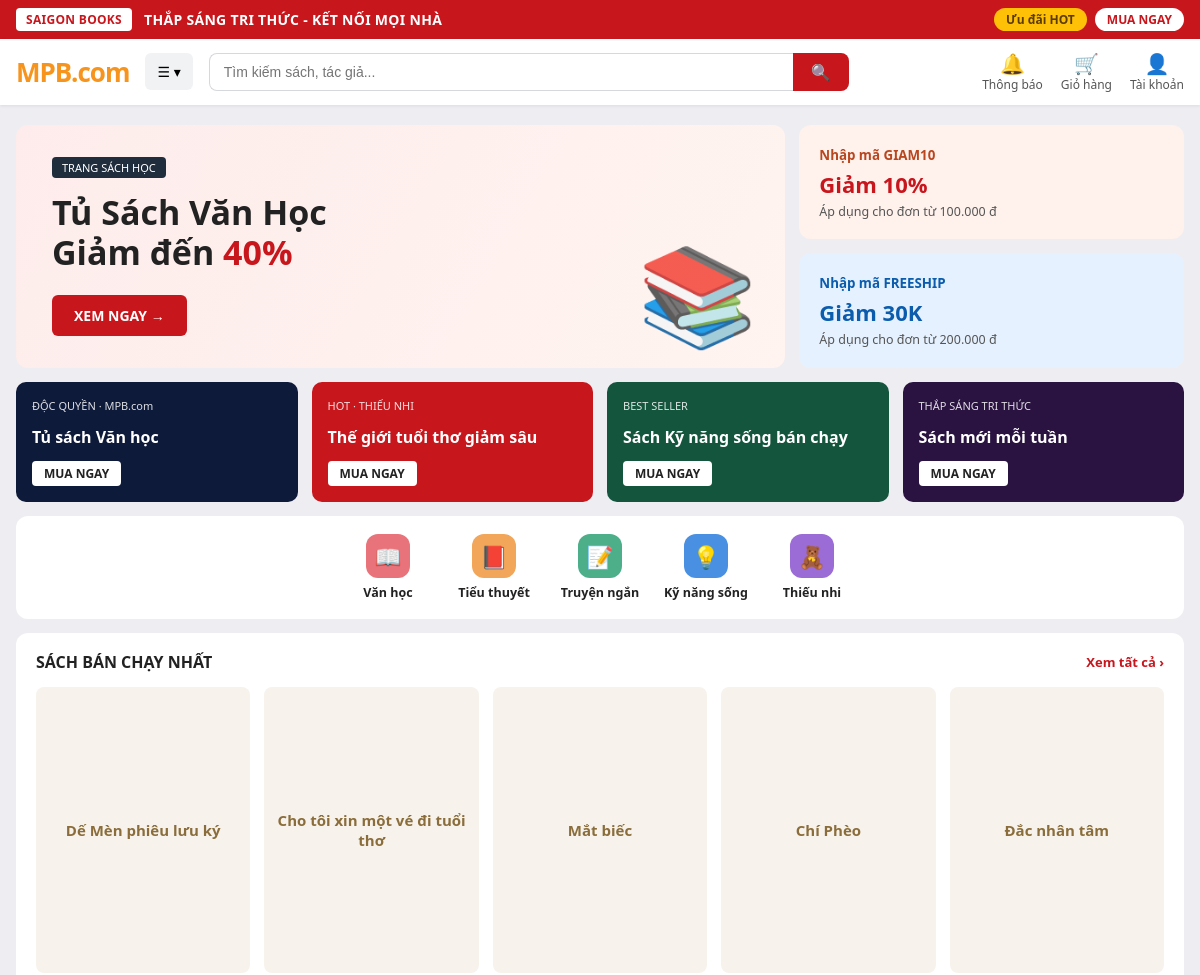
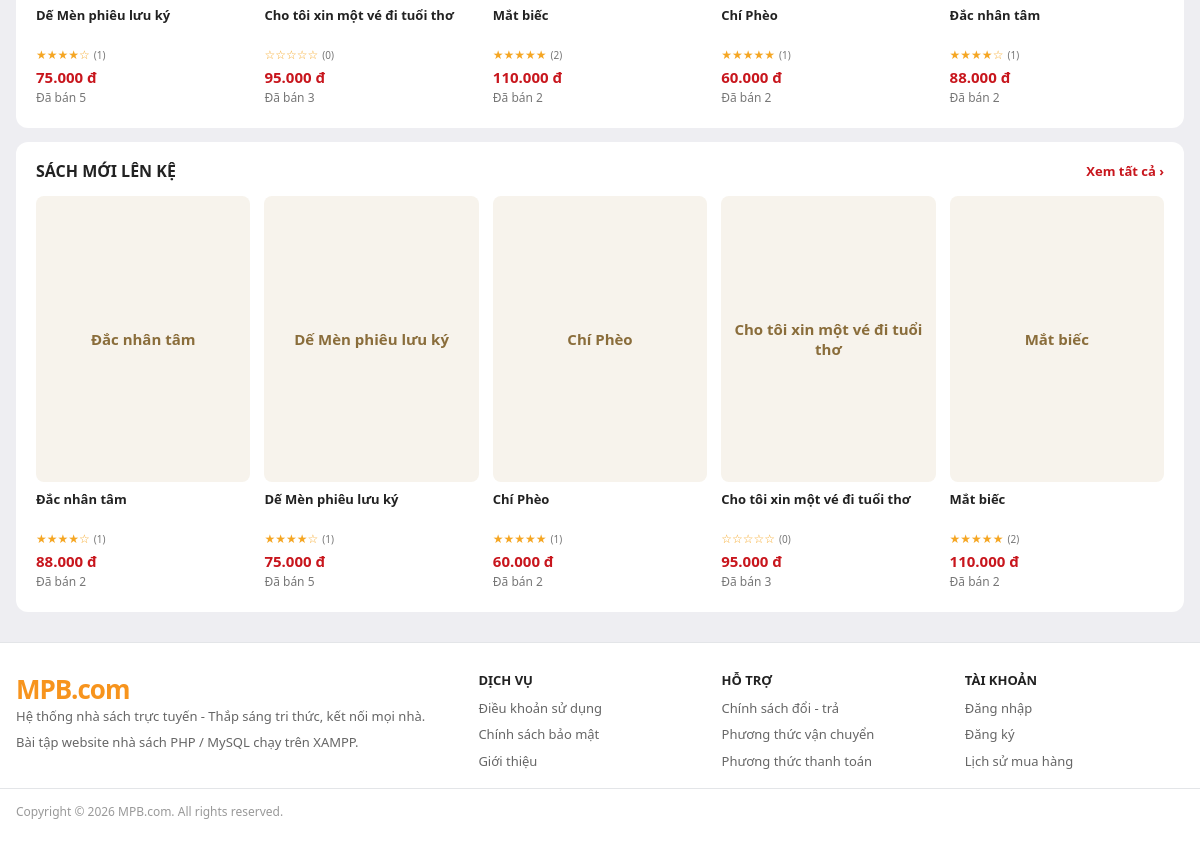
The page / on the database its author committed (2 pictures, top to bottom).
### tables this page shows
CREATE TABLE coupons (
  id             INT UNSIGNED AUTO_INCREMENT PRIMARY KEY,
  code           VARCHAR(50) NOT NULL,
  discount_type  ENUM('percent','fixed') NOT NULL,
  discount_value DECIMAL(12,0) NOT NULL,
  min_order      DECIMAL(12,0) NOT NULL DEFAULT 0,
  start_date     DATE NOT NULL,
  end_date       DATE NOT NULL,
  usage_limit    INT UNSIGNED NULL,
  used_count     INT UNSIGNED NOT NULL DEFAULT 0,
  per_user_limit INT UNSIGNED NULL DEFAULT 1,
  limit_period   ENUM('lifetime','month') NOT NULL DEFAULT 'lifetime',
  is_active      TINYINT(1) NOT NULL DEFAULT 1,
  UNIQUE KEY uq_coupons_code (code),
  CONSTRAINT chk_coupons_per_user CHECK (per_user_limit IS NULL OR per_user_limit > 0),
  CONSTRAINT chk_coupons_dates CHECK (end_date >= start_date),
  CONSTRAINT chk_coupons_value CHECK (
    (discount_type = 'percent' AND discount_value BETWEEN 1 AND 100)
    OR (discount_type = 'fixed' AND discount_value > 0)
  ),
  CONSTRAINT chk_coupons_min CHECK (min_order >= 0),
  CONSTRAINT chk_coupons_limit CHECK (usage_limit IS NULL OR used_count <= usage_limit)
);

CREATE TABLE categories (
  id        INT UNSIGNED AUTO_INCREMENT PRIMARY KEY,
  name      VARCHAR(100) NOT NULL,
  slug      VARCHAR(120) NOT NULL,
  parent_id INT UNSIGNED NULL,
  UNIQUE KEY uq_categories_slug (slug),
  CONSTRAINT fk_categories_parent FOREIGN KEY (parent_id)
    REFERENCES categories(id) ON DELETE SET NULL
);

CREATE TABLE books (
  id           INT UNSIGNED AUTO_INCREMENT PRIMARY KEY,
  title        VARCHAR(255) NOT NULL,
  slug         VARCHAR(255) NOT NULL,
  isbn         VARCHAR(20) NULL,
  description  TEXT,
  price        DECIMAL(12,0) NOT NULL,
  sale_price   DECIMAL(12,0) NULL,
  stock        INT UNSIGNED NOT NULL DEFAULT 0,
  cover_image  VARCHAR(255),
  pages        SMALLINT UNSIGNED,
  publish_year YEAR,
  publisher_id INT UNSIGNED NULL,
  status       ENUM('active','hidden','deleted') NOT NULL DEFAULT 'active',
  avg_rating   DECIMAL(3,2) NOT NULL DEFAULT 0.00,
  review_count INT UNSIGNED NOT NULL DEFAULT 0,
  sold_count   INT UNSIGNED NOT NULL DEFAULT 0,
  created_at   DATETIME NOT NULL DEFAULT CURRENT_TIMESTAMP,
  updated_at   DATETIME NOT NULL DEFAULT CURRENT_TIMESTAMP ON UPDATE CURRENT_TIMESTAMP,
  UNIQUE KEY uq_books_slug (slug),
  UNIQUE KEY uq_books_isbn (isbn),
  KEY idx_books_status_created (status, created_at),
  KEY idx_books_status_price (status, price),
  FULLTEXT KEY ft_books_title (title),
  CONSTRAINT fk_books_publisher FOREIGN KEY (publisher_id)
    REFERENCES publishers(id) ON DELETE SET NULL,
  CONSTRAINT chk_books_price CHECK (price >= 0),
  CONSTRAINT chk_books_sale_price CHECK (sale_price IS NULL OR (sale_price >= 0 AND sale_price <= price))
);

### functions.php (called while the page is built, shortened)
<?php
function e(?string $s): string
{
    return htmlspecialchars((string)$s, ENT_QUOTES, 'UTF-8');
}
function current_user(): ?array
{
    static $checked = false;
    if (!$checked) {
        $checked = true;
    }
    return $_SESSION['user'] ?? null;
}

### helpers.php (the view, shortened to what this page needs)
<?php
function money($n): string
{
    return number_format((float)$n, 0, ',', '.') . ' đ';
}
function final_price(array $b): float
{
    $price = (float)$b['price'];
    $sale  = $b['sale_price'] !== null ? (float)$b['sale_price'] : null;
    return ($sale !== null && $sale < $price) ? $sale : $price;
}
function discount_percent(array $b): int
{
    $price = (float)$b['price'];
    $final = final_price($b);
    return ($final < $price && $price > 0) ? (int)round((1 - $final / $price) * 100) : 0;
}
function stars_html(float $avg): string
{
    $n = (int)round($avg);
    $n = max(0, min(5, $n));
    return str_repeat('★', $n) . str_repeat('☆', 5 - $n);
}
function cover_url(array $b, string $prefix = ''): ?string
{
    $dir   = __DIR__ . '/uploads/covers/';
    $cands = [];
    $f = (string)($b['cover_image'] ?? '');
    $slug = (string)($b['slug'] ?? '');
    if ($slug !== '' && preg_match('/^[a-z0-9-]+$/', $slug)) {
        foreach (['jpg', 'jpeg', 'png', 'webp'] as $x) { $cands[] = $slug . '.' . $x; }
    }
    return null;
}
function cover_html(array $b, string $class = 'book-cover', string $prefix = '', int $titleLen = 40): string
{
    $url = cover_url($b, $prefix);
    $t = (string)($b['title'] ?? $b['book_title'] ?? '');
    return '<div class="' . e($class) . '">' . e(mb_strimwidth($t, 0, $titleLen, '…')) . '</div>';
}
function book_card(array $b): string
{
    $final = final_price($b);
    $off   = discount_percent($b);
    $html  = '<a class="book-card" href="book.php?id=' . (int)$b['id'] . '">';
    $html .= cover_html($b);
    $html .= '<div class="book-title">' . e($b['title']) . '</div>';
    $html .= '<div class="stars">' . stars_html((float)$b['avg_rating'])
           . '<small>(' . (int)$b['review_count'] . ')</small></div>';
    $html .= '<div class="price-row"><span class="price">' . money($final) . '</span>';
    $html .= '</div><div class="sold">Đã bán ' . (int)$b['sold_count'] . '</div></a>';
    return $html;
}

### header.php (shortened to what this page needs)
<?php
require_once __DIR__ . '/functions.php';
$user      = current_user();
$searchQ   = trim($_GET['q'] ?? '');
?>
<!DOCTYPE html>
<html lang="vi">
<head>
    <link rel="stylesheet" href="style.css">
    <link rel="stylesheet" href="pages.css">
    <link rel="stylesheet" href="cart.css">
    <link rel="stylesheet" href="account.css">
</head>
<body>
<div class="promo-bar">
    <div class="promo-inner">
        <div class="promo-left">
            <span class="promo-badge">SAIGON BOOKS</span>
            <span class="slogan">THẮP SÁNG TRI THỨC - KẾT NỐI MỌI NHÀ</span>
        </div>
        <div class="promo-right">
            <a class="pill pill-yellow" href="search.php?sort=best">Ưu đãi HOT</a>
            <a class="pill pill-white" href="search.php?sort=new">MUA NGAY</a>
        </div>
    </div>
</div>
<header class="site-header">
    <div class="header-inner">
        <a class="logo" href="index.php">MPB<span>.com</span></a>
        <div class="dropdown">
            <button type="button" class="dropdown-toggle">☰ ▾</button>
        </div>
        <form class="search-box" method="get" action="search.php">
            <input type="text" name="q" placeholder="Tìm kiếm sách, tác giả..." value="<?= e($searchQ) ?>">
            <button type="submit" aria-label="Tìm kiếm">🔍</button>
        </form>
        <div class="header-actions">
            <a class="h-item" href="#" title="Chưa có thông báo">
                <span class="ico">🔔</span>Thông báo
            </a>
            <a class="h-item" href="cart.php">
                <span class="ico">🛒</span>Giỏ hàng
            </a>
            <div class="dropdown">
                <a class="h-item" href="<?= $user ? 'account.php' : 'login.php' ?>">
                    <span class="ico">👤</span><?= $user ? e(mb_strimwidth($user['full_name'], 0, 14, '…')) : 'Tài khoản' ?>
                </a>
            </div>
        </div>
    </div>
</header>
<main class="container">

### index.php (shortened to what this page needs)
<?php
require_once __DIR__ . '/functions.php';
require_once __DIR__ . '/helpers.php';
$pdo = db();
$coupons = $pdo->query(
    "SELECT code, discount_type, discount_value, min_order FROM coupons
     WHERE is_active = 1 AND CURDATE() BETWEEN start_date AND end_date
       AND (usage_limit IS NULL OR used_count < usage_limit)
     ORDER BY id LIMIT 2"
)->fetchAll();
$categories = $pdo->query('SELECT id, name, slug FROM categories ORDER BY id')->fetchAll();
$newBooks = $pdo->query(
    "SELECT * FROM books WHERE status = 'active' ORDER BY created_at DESC, id DESC LIMIT 5"
)->fetchAll();
$bestBooks = $pdo->query(
    "SELECT * FROM books WHERE status = 'active' ORDER BY sold_count DESC, id LIMIT 5"
)->fetchAll();
$catIcons  = ['van-hoc' => '📖', 'tieu-thuyet' => '📕', 'truyen-ngan' => '📝', 'ky-nang-song' => '💡', 'thieu-nhi' => '🧸'];
$catColors = ['#e8737a', '#f2a65a', '#4caf8a', '#4a90e2', '#9b6bd6', '#e66fc0', '#3bb8c9', '#8bc34a'];
function coupon_text(array $c): string
{
    return $c['discount_type'] === 'percent'
        ? 'Giảm ' . (int)$c['discount_value'] . '%'
        : 'Giảm ' . number_format((float)$c['discount_value'] / 1000, 0, ',', '.') . 'K';
}
require __DIR__ . '/header.php';
?>
<div class="hero">
    <div class="hero-main">
        <span class="hero-tag">TRANG SÁCH HỌC</span>
        <h2>Tủ Sách Văn Học<br>Giảm đến <em>40%</em></h2>
        <a class="btn-hero" href="search.php?cat=1">XEM NGAY →</a>
        <div class="hero-deco">📚</div>
    </div>
    <div class="hero-side">
        <?php foreach ($coupons as $i => $c): ?>
            <div class="coupon-card c<?= $i + 1 ?>">
                <small>Nhập mã <?= e($c['code']) ?></small>
                <h3><?= e(coupon_text($c)) ?></h3>
                <p>Áp dụng cho đơn từ <?= money($c['min_order']) ?></p>
            </div>
        <?php endforeach; ?>
    </div>
</div>
<div class="promo-cards">
    <a class="pc a" href="search.php?cat=1"><small>ĐỘC QUYỀN · MPB.com</small><strong>Tủ sách Văn học</strong><span>MUA NGAY</span></a>
    <a class="pc b" href="search.php?cat=5"><small>HOT · THIẾU NHI</small><strong>Thế giới tuổi thơ giảm sâu</strong><span>MUA NGAY</span></a>
    <a class="pc c" href="search.php?cat=4"><small>BEST SELLER</small><strong>Sách Kỹ năng sống bán chạy</strong><span>MUA NGAY</span></a>
    <a class="pc d" href="search.php?sort=new"><small>THẮP SÁNG TRI THỨC</small><strong>Sách mới mỗi tuần</strong><span>MUA NGAY</span></a>
</div>
<div class="cat-row">
    <?php foreach ($categories as $i => $c): ?>
        <a class="cat-item" href="search.php?cat=<?= (int)$c['id'] ?>">
            <span class="cat-ico" style="background: <?= $catColors[$i % count($catColors)] ?>"><?= $catIcons[$c['slug']] ?? '📚' ?></span>
            <?= e($c['name']) ?>
        </a>
    <?php endforeach; ?>
</div>
<div class="section">
    <div class="section-head"><h2>Sách bán chạy nhất</h2><a href="search.php?sort=best">Xem tất cả ›</a></div>
    <?php if ($bestBooks): ?>
        <div class="book-grid"><?php foreach ($bestBooks as $b) echo book_card($b); ?></div>
    <?php else: ?><div class="empty">Chưa có sách.</div><?php endif; ?>
</div>
<div class="section">
    <div class="section-head"><h2>Sách mới lên kệ</h2><a href="search.php?sort=new">Xem tất cả ›</a></div>
    <?php if ($newBooks): ?>
        <div class="book-grid"><?php foreach ($newBooks as $b) echo book_card($b); ?></div>
    <?php else: ?><div class="empty">Chưa có sách.</div><?php endif; ?>
</div>
<?php require __DIR__ . '/footer.php'; ?>

### footer.php (shortened to what this page needs)
</main>
<footer class="site-footer">
    <div class="footer-inner">
        <div>
            <div class="logo">MPB<span>.com</span></div>
            <p>Hệ thống nhà sách trực tuyến - Thắp sáng tri thức, kết nối mọi nhà.</p>
            <p>Bài tập website nhà sách PHP / MySQL chạy trên XAMPP.</p>
        </div>
        <div>
            <h4>Dịch vụ</h4>
            <a href="#">Điều khoản sử dụng</a>
            <a href="#">Chính sách bảo mật</a>
            <a href="#">Giới thiệu</a>
        </div>
        <div>
            <h4>Hỗ trợ</h4>
            <a href="#">Chính sách đổi - trả</a>
            <a href="#">Phương thức vận chuyển</a>
            <a href="#">Phương thức thanh toán</a>
        </div>
        <div>
            <h4>Tài khoản</h4>
            <?php if (current_user()): ?>
                <a href="logout.php">Đăng xuất</a>
            <?php else: ?>
                <a href="login.php">Đăng nhập</a>
                <a href="register.php">Đăng ký</a>
            <?php endif; ?>
            <a href="orders.php">Lịch sử mua hàng</a>
        </div>
    </div>
    <div class="footer-copy">Copyright © <?= date('Y') ?> MPB.com. All rights reserved.</div>
</footer>
</body>
</html>

### rows shown on the page
coupons: code "GIAM10", coupon_text($c) "Giảm 10%", min_order "100.000 đ"
coupons: code "FREESHIP", coupon_text($c) "Giảm 30K", min_order "200.000 đ"
categories: slug "📖", name "Văn học"
categories: slug "📕", name "Tiểu thuyết"
categories: slug "📝", name "Truyện ngắn"
categories: slug "💡", name "Kỹ năng sống"
categories: slug "🧸", name "Thiếu nhi"
books: title "Dế Mèn phiêu lưu ký", avg_rating "★★★★☆", review_count "1", price "75.000 đ", sold_count "5"
books: title "Cho tôi xin một vé đi tuổi thơ", avg_rating "☆☆☆☆☆", review_count "0", price "95.000 đ", sold_count "3"
books: title "Mắt biếc", avg_rating "★★★★★", review_count "2", price "110.000 đ", sold_count "2"
books: title "Chí Phèo", avg_rating "★★★★★", review_count "1", price "60.000 đ", sold_count "2"
books: title "Đắc nhân tâm", avg_rating "★★★★☆", review_count "1", price "88.000 đ", sold_count "2"
